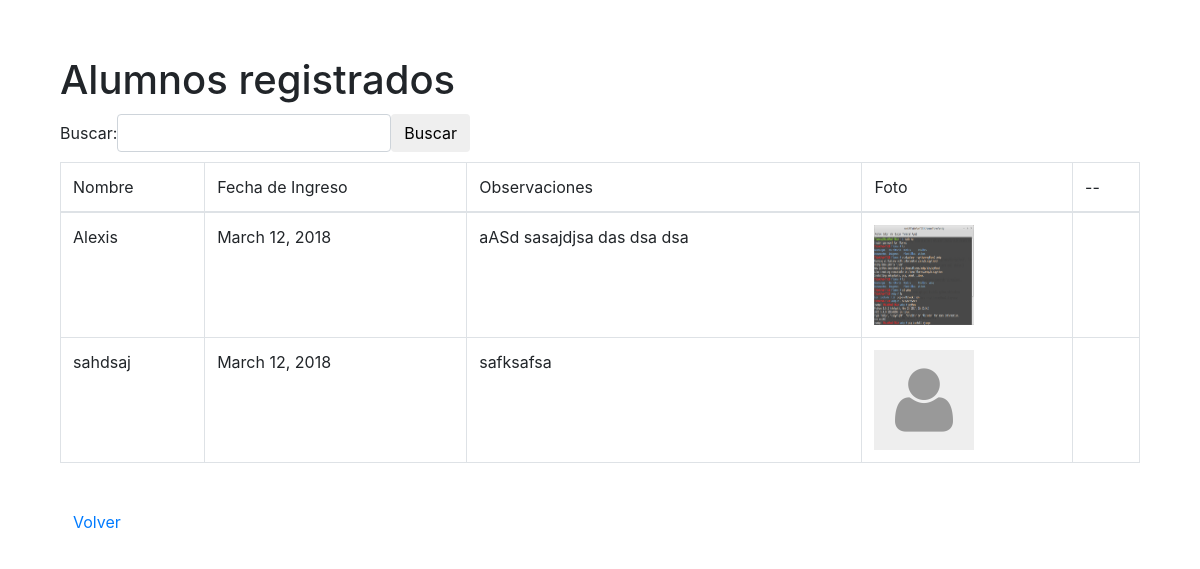
The page /alumnos/detalles on the database as committed earlier.
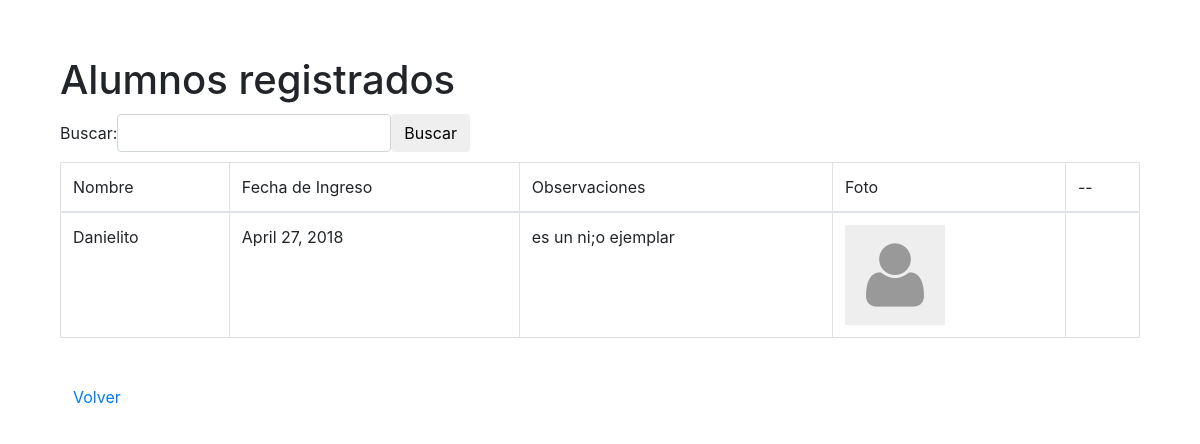
The same page on the database as committed later.
### alumnos/models.py (models this page shows, shortened)
class alumnos(models.Model):
    alu_nombre = models.CharField(max_length = 400)
    alu_tutores = models.ManyToManyField(Tutor)
    alu_vigente = models.BooleanField(default = False)
    alu_fechaIngreso = models.DateField(auto_now_add = True, null=True)
    alu_observaciones = models.CharField(max_length = 2000, null=True)
    alu_foto = models.ImageField(upload_to='media/fotosAlu', null=True, default='media/default/default.jpeg')
    slug = models.SlugField(max_length=24, default="1")

### alumnos/views.py (the view)
# urls.py: url(r'^alumnos/detalles',AlumnoReporte.as_view(),name='alumnos_reporte'),
class AlumnoReporte(ListView):
	template_name = "alumnos/reporte.html"
	model = alumnos

### templates/alumnos/reporte.html (shortened to what this page needs)
{% extends 'base.html' %}
	{% block content%}
			<div class="container">
		<h1>Alumnos registrados</h1>
                <div class="form-inline margenes10">
        <div class="form-group">
            <label>Buscar:</label>
            <input type="text" class="form-control" onkeyup="busquedaEnter(event)" id="inputBusqueda" />
            <button class="btn btn-default" onclick="Buscar()">Buscar</button>
        </div>
                </div>
		<table class = "table table-bordered" >
			<thead>
				<tr>
					<td>Nombre</td>
					<td>Fecha de Ingreso</td>
					<td>Observaciones</td>
					<td>Foto</td>
					<td>--</td>
				</tr>
			</thead>
			<tbody id="ResultadoTabla">
				<tr>
				{% for p in object_list %}
					<td>{{ p.alu_nombre }}</td>
					<td>{{ p.alu_fechaIngreso }}</td>
					<td>{{ p.alu_observaciones }}</td>
					{% if p.alu_foto %}
						<td>
							<img height="100" width="100" src="{{ p.alu_foto.url }}" data-toggle="modal" data-target="#modalImagen" title="Ver foto" onclick="obtenerFoto(this)" class='img-responsive clickPointer'/>
						</td>
		 			{% endif %}
                    <td onclick="window.location('/detalleAlumno/{{p.slug}}')"></td>
				</tr>
			{% endfor %}
			</tbody>
		</table>
			<br>
			<a href="/" class="btn btn-default">Volver</a>
	</div>
{% endblock %}

### templates/base.html (shortened to what this page needs)
<!DOCTYPE html>
<html>
 {% load staticfiles %}
{% load inclusion_tags %}
    <head>
   <link rel="stylesheet" href="{% static 'css/bootstrap.css' %}">
    <link rel="stylesheet" href="{% static 'css/offcanvas.css' %}">
    <link rel="stylesheet" href="{% static 'css/base.css' %}">
    </head>
<body>
    <div class="container">
{% block content %}
{% endblock %}
    </div>
</body>
</html>

### alumnos/static/css/offcanvas.css (style rules this page uses)
html, body { overflow-x: hidden; }
body { padding-top: 56px; }

### alumnos/static/css/base.css (style rules this page uses)
.margenes10 { margin-top: 10px; margin-bottom: 10px; }

Rows that differ between the two databases and show on the page:
removed alumnos: alu_nombre "Alexis", alu_fechaIngreso "March 12, 2018", alu_observaciones "aASd sasajdjsa das dsa dsa", alu_foto (picture)
removed alumnos: alu_nombre "sahdsaj", alu_fechaIngreso "March 12, 2018", alu_observaciones "safksafsa", alu_foto (placeholder picture)
added alumnos: alu_nombre "Danielito", alu_fechaIngreso "April 27, 2018", alu_observaciones "es un ni;o ejemplar", alu_foto (placeholder picture)
